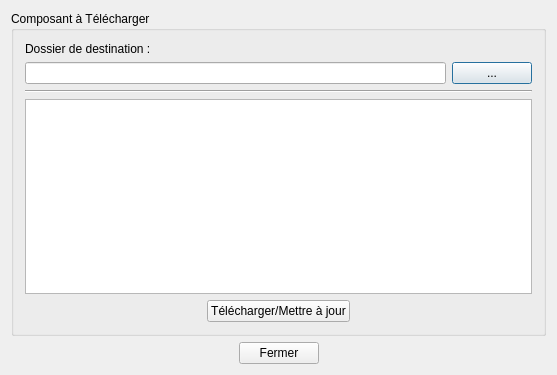
<?xml version="1.0" encoding="UTF-8"?>
<ui version="4.0">
 <class>QToyundaDownloader</class>
 <widget class="QDialog" name="QToyundaDownloader">
  <property name="geometry">
   <rect>
    <x>0</x>
    <y>0</y>
    <width>557</width>
    <height>375</height>
   </rect>
  </property>
  <property name="windowTitle">
   <string>QToyundaDownloader</string>
  </property>
  <layout class="QHBoxLayout" name="horizontalLayout">
   <item>
    <layout class="QVBoxLayout" name="verticalLayout">
     <item>
      <widget class="QGroupBox" name="groupBox">
       <property name="sizePolicy">
        <sizepolicy hsizetype="Expanding" vsizetype="Expanding">
         <horstretch>0</horstretch>
         <verstretch>0</verstretch>
        </sizepolicy>
       </property>
       <property name="title">
        <string>Composant à Télécharger</string>
       </property>
       <layout class="QHBoxLayout" name="horizontalLayout_4">
        <item>
         <layout class="QVBoxLayout" name="verticalLayout_2">
          <item>
           <widget class="QLabel" name="label">
            <property name="text">
             <string>Dossier de destination :</string>
            </property>
           </widget>
          </item>
          <item>
           <layout class="QHBoxLayout" name="horizontalLayout_3">
            <item>
             <widget class="QLineEdit" name="pathEdit"/>
            </item>
            <item>
             <widget class="QPushButton" name="pathButton">
              <property name="text">
               <string>...</string>
              </property>
             </widget>
            </item>
           </layout>
          </item>
          <item>
           <widget class="Line" name="line">
            <property name="orientation">
             <enum>Qt::Horizontal</enum>
            </property>
           </widget>
          </item>
          <item>
           <widget class="QTableView" name="tableView">
            <property name="showGrid">
             <bool>false</bool>
            </property>
            <property name="wordWrap">
             <bool>false</bool>
            </property>
            <attribute name="horizontalHeaderVisible">
             <bool>false</bool>
            </attribute>
            <attribute name="verticalHeaderVisible">
             <bool>false</bool>
            </attribute>
           </widget>
          </item>
          <item>
           <layout class="QHBoxLayout" name="horizontalLayout_5">
            <item>
             <spacer name="horizontalSpacer_3">
              <property name="orientation">
               <enum>Qt::Horizontal</enum>
              </property>
              <property name="sizeHint" stdset="0">
               <size>
                <width>40</width>
                <height>20</height>
               </size>
              </property>
             </spacer>
            </item>
            <item>
             <widget class="QPushButton" name="dlButton">
              <property name="text">
               <string>Télécharger/Mettre à jour</string>
              </property>
             </widget>
            </item>
            <item>
             <spacer name="horizontalSpacer_4">
              <property name="orientation">
               <enum>Qt::Horizontal</enum>
              </property>
              <property name="sizeHint" stdset="0">
               <size>
                <width>40</width>
                <height>20</height>
               </size>
              </property>
             </spacer>
            </item>
           </layout>
          </item>
         </layout>
        </item>
       </layout>
      </widget>
     </item>
     <item>
      <layout class="QHBoxLayout" name="horizontalLayout_2">
       <item>
        <spacer name="horizontalSpacer">
         <property name="orientation">
          <enum>Qt::Horizontal</enum>
         </property>
         <property name="sizeHint" stdset="0">
          <size>
           <width>40</width>
           <height>20</height>
          </size>
         </property>
        </spacer>
       </item>
       <item>
        <widget class="QPushButton" name="pushButton">
         <property name="text">
          <string>Fermer</string>
         </property>
        </widget>
       </item>
       <item>
        <spacer name="horizontalSpacer_2">
         <property name="orientation">
          <enum>Qt::Horizontal</enum>
         </property>
         <property name="sizeHint" stdset="0">
          <size>
           <width>40</width>
           <height>20</height>
          </size>
         </property>
        </spacer>
       </item>
      </layout>
     </item>
    </layout>
   </item>
  </layout>
 </widget>
 <layoutdefault spacing="6" margin="11"/>
 <resources/>
 <connections/>
</ui>
